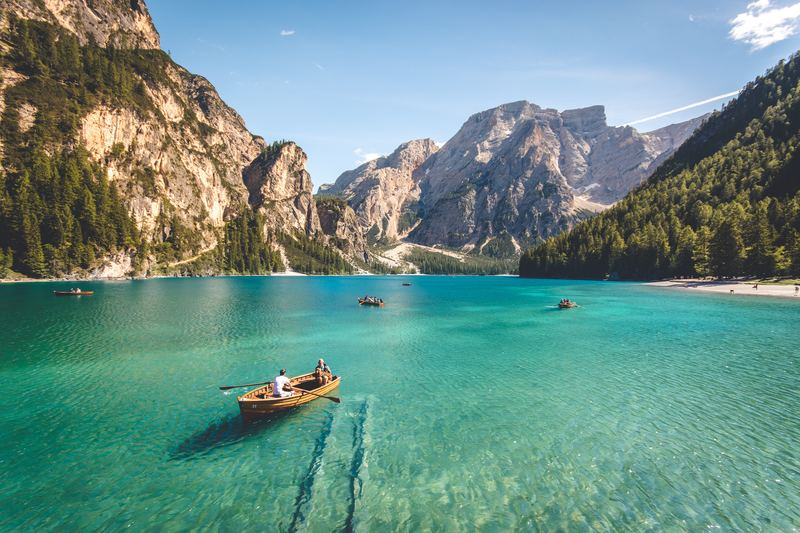
#> input picture resources/pietro.JPEG, 800 x 533 px
$ python cairo.py 1.0 resources/pietro.JPEG out.png
#> lines starting #> are read from the running program, lines starting #| are printed output that depends on the picture
import argparse
import pprint

from PIL import Image # Pillow
import numpy as np
import numba
from tqdm import tqdm

verbose = False

def vprint(*args, **kwargs):
    """
    Verbose print
    """
    if verbose:
        print(*args, **kwargs)

def timer(f):
    """
    Decorator function that times the execution time of a decorated function
    """

    import time
    def wrapper(*args, **kwargs):
        start = time.time()
        result = f(*args, **kwargs)
        vprint('{0} took {1:.2f}s'.format(f.__qualname__, time.time()-start))
        return result
    return wrapper

def _file(x):
    """
    raises an Exception if a file x does not exist
    """

    import os
    if not os.path.exists(x):
        raise argparse.ArgumentTypeError(f'Input file {x} does not exist')
    return x

# [20 lines left out: function gradient, not called in this run]

@timer
def preprocess_image(file):
#> called with file = 'resources/pietro.JPEG'
    im = Image.open(file, 'r')
#> im is the input picture: PIL image 800x533 RGB; mean R, G, B 106.8, 143.5, 135.9
    return im, im.size[0], im.size[1]


# [58 lines left out: functions vertical_seam, remove_vertical_seam, not called in this run]

@timer
def resize(im, width_to_remove):
    for _ in tqdm(range(width_to_remove)):
        path = vertical_seam(gradient(im))
        im = remove_vertical_seam(im, path)
    return im

def _transpose_image(im):
    return im.transpose(Image.TRANSPOSE)


def main():
    print('''
  ____      _
 / ___|__ _(_)_ __ ___
| |   / _` | | '__/ _ \
| |__| (_| | | | | (_) |
 \____\__,_|_|_|  \___/
''')
    parser = argparse.ArgumentParser(description='Context Aware Image Resizing in Python')
    parser.add_argument('size', nargs='*', help="the desired size, can either be one scaling factor (<= 1.0) or desired 'x y' dimensions", type=float)
    parser.add_argument('input', help='the desired image file to rescale', type=_file)
    parser.add_argument('output', help='output filename')
    parser.add_argument("-v", "--verbose", help="forces verbose output", action='store_true')
    args = parser.parse_args()
    if args.verbose:
        print('Verbose mode activated')
        global verbose
        verbose = True
    if len(args.size) > 2 or not len(args.size):
        raise argparse.ArgumentTypeError('Incorrent number of size specifications, only either 1 or 2 arguments allowed')
    im, width, height = preprocess_image(args.input)
#> width = 800; height = 533
    width, height = im.size
    desired_width, desired_height = width, height
#> desired_width = 800; desired_height = 533
    if len(args.size) == 2:
        if args.size[0] > width or args.size[0] < 1 or args.size[1] > height or args.size[1] < 1:
            raise argparse.ArgumentTypeError('Scaling values must be between 1 and original values')
        desired_width, desired_height = list(map(int, args.size))
    else:
        if args.size[0] > 1. or args.size[0] < .0:
            raise argparse.ArgumentTypeError('Scaling factor must be between 0 and 1')
        desired_width, desired_height = int(width * args.size[0]), int(height * args.size[0])
    print('Reducing width')
    im = resize(im, width-desired_width)
    im = _transpose_image(im)
#> in _transpose_image, `return im.transpose(Image.TRANSPOSE)`:
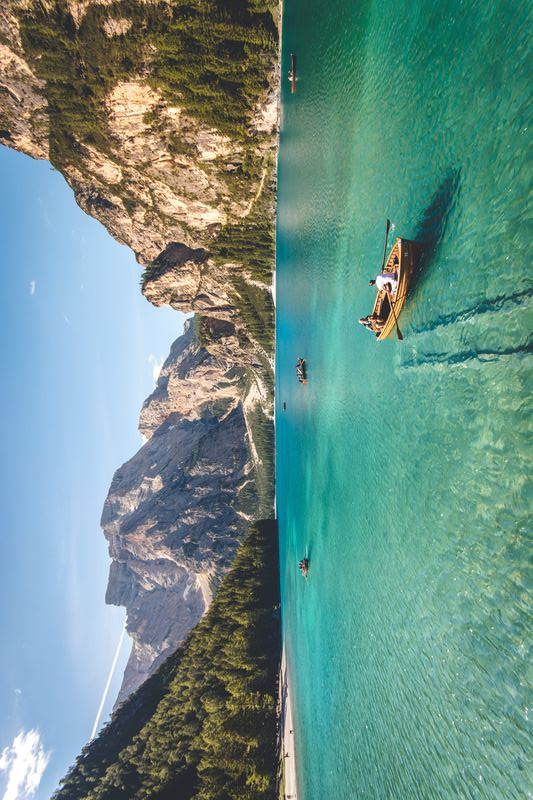
#> returned value: PIL image 533x800 RGB; mean R, G, B 106.8, 143.5, 135.9
    print('Reducing height')
    im = resize(im, height-desired_height)
    vprint(f'Saving to {args.output}')
    _transpose_image(im).convert('RGB').save(args.output)

if __name__ == '__main__':
    main()
